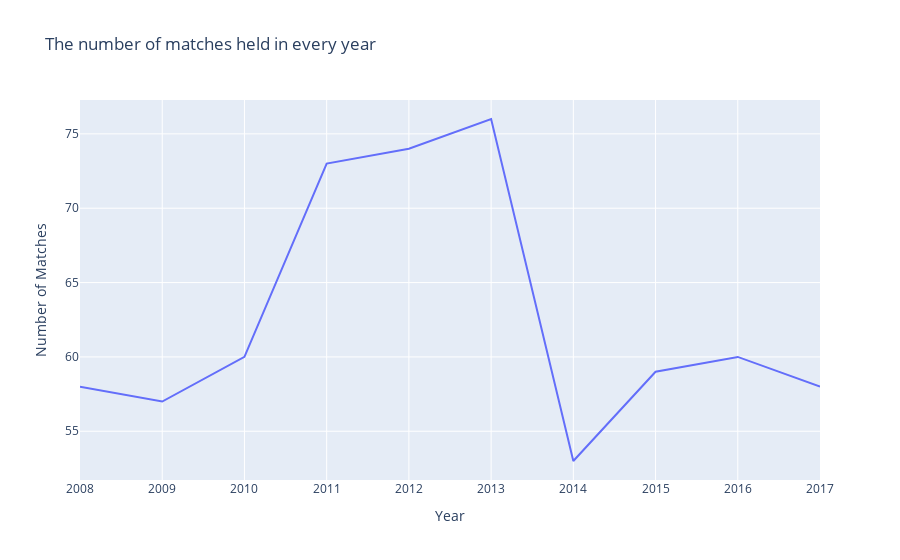

Notebook cell for this chart:
### Code cell
fig = px.line(x=matches_per_year.index, y=matches_per_year.values, title='The number of matches held in every year',
              labels={'x': 'Year', 'y': 'Number of Matches'})

fig.show()

### Figure 1 — Plotly figure (JSON) as saved in the notebook; plotly's stock layout.template omitted (floating-point values rounded to 4 significant figures)
{"data": [{"hovertemplate": "Year=%{x}<br>Number of Matches=%{y}<extra></extra>", "legendgroup": "", "line": {"color": "#636efa", "dash": "solid"}, "marker": {"symbol": "circle"}, "mode": "lines", "name": "", "orientation": "v", "showlegend": false, "type": "scatter", "x": [2008, 2009, 2010, 2011, 2012, 2013, 2014, 2015, 2016, 2017], "xaxis": "x", "y": [58, 57, 60, 73, 74, 76, 53, 59, 60, 58], "yaxis": "y"}], "layout": {"legend": {"tracegroupgap": 0}, "title": {"text": "The number of matches held in every year"}, "xaxis": {"anchor": "y", "domain": [0, 1], "title": {"text": "Year"}}, "yaxis": {"anchor": "x", "domain": [0, 1], "title": {"text": "Number of Matches"}}}}
